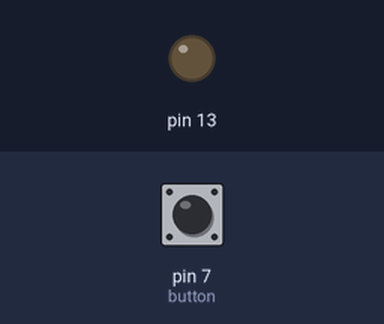
This sketch was run on a simulated Arduino Uno, built with avr-gcc and run on an emulated ATmega328P. Parts: output pins drawn as LEDs (lit = HIGH). The test bench sets the inputs (shaded band); at power-on: pin 7 (button) LOW.

Above: at 1.2 s.
1.3 s: pin 7 (button) pulled HIGH for 0.15 s
At 1.37 s:
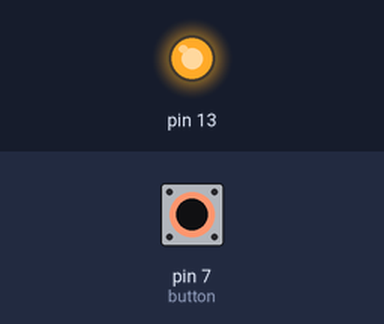
2.9 s: pin 7 (button) pulled HIGH for 3.2 s
At 6.7 s:
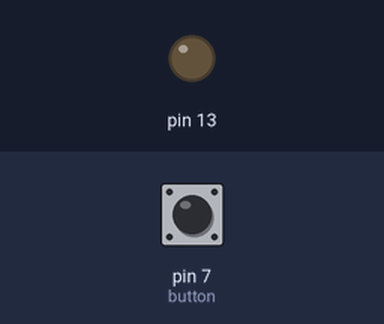
Timing chart, 0 to 8.2 s (numbered marks = the images above; inputs shaded):
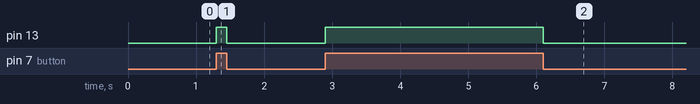

Measured:
- after the input at 1.3 s, pin 13: LOW → HIGH at once, → LOW 0.15 s later
- after the input at 2.9 s, pin 13: LOW → HIGH at once, → LOW 3.2 s later

The sketch:

button.ino
```cpp
#define button 7

void setup() {
  Serial.begin(9600);
  pinMode(button, INPUT);
  pinMode(13, OUTPUT);
}

void loop() {
  bool b = digitalRead(button);
  if(b) digitalWrite(13, HIGH);
  else digitalWrite(13, LOW);
}
```
